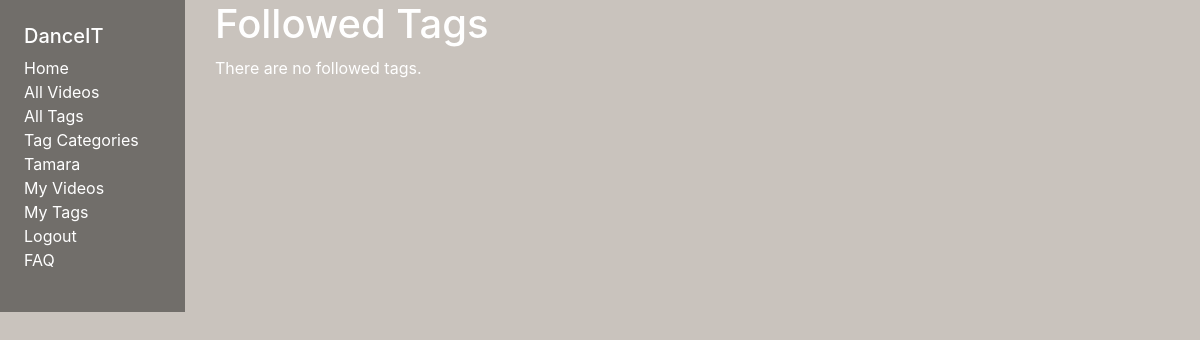
Before: /main/mytags/ (signed in) with the older database file.
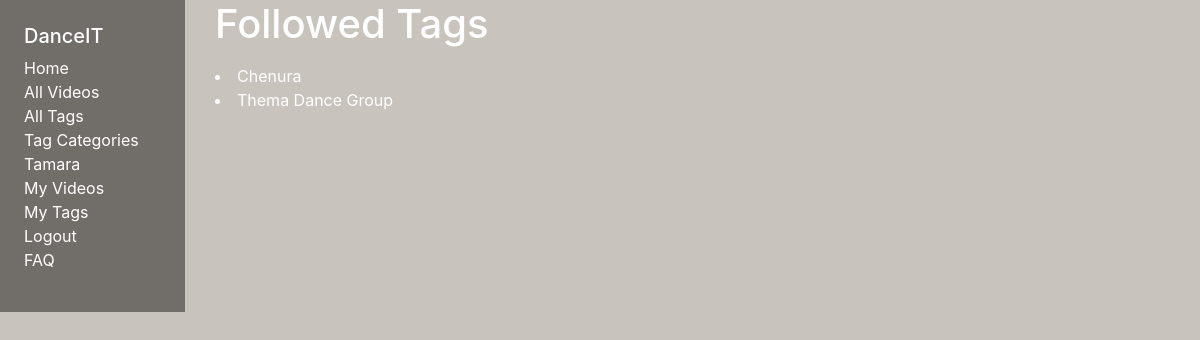
After: the same page with the newer database file.
### main/models.py (models this page shows, shortened)
class Tag(models.Model):
  name = models.CharField(max_length=20)
  date_created = models.DateTimeField(default=timezone.now)
  videos = models.ManyToManyField(Video)
  types = models.ManyToManyField("Type")
  user = models.ForeignKey(
      User, on_delete=models.SET_NULL, null=True, blank=True)
  class Meta:
      ordering = ['name']

### main/views.py (the view)
# urls.py: path('mytags/', views.UserTagsListView.as_view(), name='my-tags'),
class UserTagsListView(LoginRequiredMixin, generic.ListView): # View class to display users TagList, extended from ListView
  model = Tag
  template_name = 'main/tags_by_user.html' #Set the template to show to the user as view.
  paginate_by = 20
  def get_queryset(self): #Filter all tags and only display the users saved tags.
      return Tag.objects.filter(user=self.request.user)

### main/templates/main/tags_by_user.html
{% extends "base_generic.html" %}
{% block content %}
    <h1>Followed Tags</h1>
    {% if tag_list %}
    <p>
      {% for tag in tag_list%}
        <li><a href="{% url 'tag-detail' tag.pk %}">{{tag.name}}</a></li>
      {% endfor %}
    </p>
    {% else %}
      <p>There are no followed tags.</p>
    {% endif %}
{% endblock %}

Changed rows visible on the page:
added Tag: name "Chenura"
added Tag: name "Thema Dance Group"
Other visible differences:
text no longer shown: "There are no followed tags."
